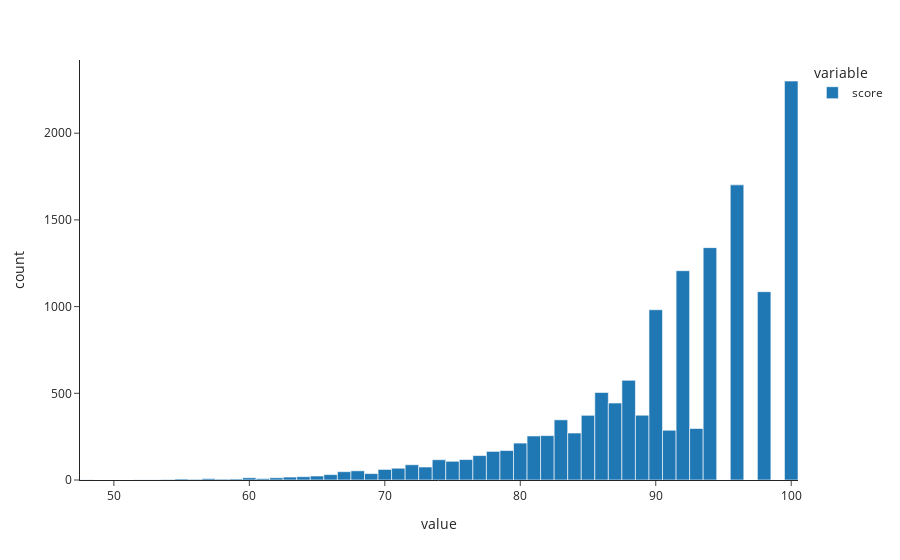

This figure's notebook cell:
### Code cell
px.histogram(insp['score']) # SOLUTION

### Figure 1 — Plotly figure (JSON) as saved in the notebook; plotly's stock layout.template omitted (floating-point values rounded to 4 significant figures; data arrays with more than 128 entries replaced by an {"elided": "..."} marker saying what was removed)
{"data": [{"bingroup": "x", "hovertemplate": "variable=score<br>value=%{x}<br>count=%{y}<extra></extra>", "legendgroup": "score", "marker": {"color": "#1F77B4", "pattern": {"shape": ""}}, "name": "score", "orientation": "v", "showlegend": true, "type": "histogram", "x": {"elided": "14222 int values"}, "xaxis": "x", "yaxis": "y"}], "layout": {"barmode": "relative", "legend": {"title": {"text": "variable"}, "tracegroupgap": 0}, "margin": {"t": 60}, "xaxis": {"anchor": "y", "domain": [0, 1], "title": {"text": "value"}}, "yaxis": {"anchor": "x", "domain": [0, 1], "title": {"text": "count"}}}}
